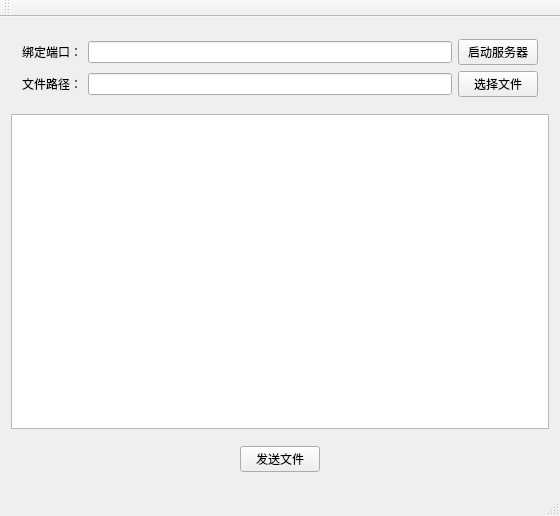
<?xml version="1.0" encoding="UTF-8"?>
<ui version="4.0">
 <class>MainWindow</class>
 <widget class="QMainWindow" name="MainWindow">
  <property name="geometry">
   <rect>
    <x>0</x>
    <y>0</y>
    <width>560</width>
    <height>516</height>
   </rect>
  </property>
  <property name="windowTitle">
   <string>MainWindow</string>
  </property>
  <widget class="QWidget" name="centralWidget">
   <layout class="QVBoxLayout" name="verticalLayout">
    <item>
     <widget class="QWidget" name="widget" native="true">
      <layout class="QGridLayout" name="gridLayout">
       <item row="2" column="3">
        <widget class="QLineEdit" name="path"/>
       </item>
       <item row="2" column="0">
        <widget class="QLabel" name="label_3">
         <property name="text">
          <string>文件路径：</string>
         </property>
        </widget>
       </item>
       <item row="2" column="4">
        <widget class="QPushButton" name="selectFile">
         <property name="text">
          <string>选择文件</string>
         </property>
        </widget>
       </item>
       <item row="0" column="0">
        <widget class="QLabel" name="label">
         <property name="text">
          <string>绑定端口：</string>
         </property>
        </widget>
       </item>
       <item row="0" column="3">
        <widget class="QLineEdit" name="port"/>
       </item>
       <item row="0" column="4">
        <widget class="QPushButton" name="start">
         <property name="text">
          <string>启动服务器</string>
         </property>
        </widget>
       </item>
      </layout>
     </widget>
    </item>
    <item>
     <widget class="QTextEdit" name="msg"/>
    </item>
    <item>
     <widget class="QWidget" name="widget_2" native="true">
      <layout class="QHBoxLayout" name="horizontalLayout">
       <item>
        <spacer name="horizontalSpacer">
         <property name="orientation">
          <enum>Qt::Horizontal</enum>
         </property>
         <property name="sizeHint" stdset="0">
          <size>
           <width>148</width>
           <height>20</height>
          </size>
         </property>
        </spacer>
       </item>
       <item>
        <widget class="QPushButton" name="sendFile">
         <property name="text">
          <string>发送文件</string>
         </property>
        </widget>
       </item>
       <item>
        <spacer name="horizontalSpacer_2">
         <property name="orientation">
          <enum>Qt::Horizontal</enum>
         </property>
         <property name="sizeHint" stdset="0">
          <size>
           <width>147</width>
           <height>20</height>
          </size>
         </property>
        </spacer>
       </item>
      </layout>
     </widget>
    </item>
   </layout>
  </widget>
  <widget class="QMenuBar" name="menuBar">
   <property name="geometry">
    <rect>
     <x>0</x>
     <y>0</y>
     <width>560</width>
     <height>23</height>
    </rect>
   </property>
  </widget>
  <widget class="QToolBar" name="mainToolBar">
   <attribute name="toolBarArea">
    <enum>TopToolBarArea</enum>
   </attribute>
   <attribute name="toolBarBreak">
    <bool>false</bool>
   </attribute>
  </widget>
  <widget class="QStatusBar" name="statusBar"/>
 </widget>
 <layoutdefault spacing="6" margin="11"/>
 <resources/>
 <connections/>
</ui>
